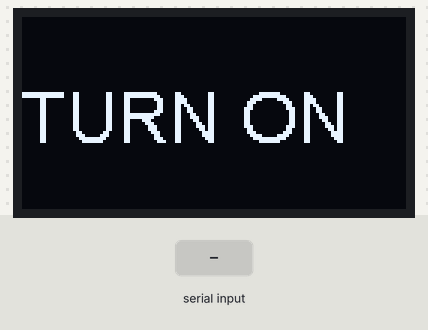
Recording of a sketch running on a simulated ESP8266 (NodeMCU). On the bench: 128×64 one-colour display. The test bench sets the inputs (shaded band). Storage starts empty; what the sketch prints to the serial monitor is not drawn.

Above: at 1.2 s.
1.3 s: "START" received over Serial
At 2.3 s:
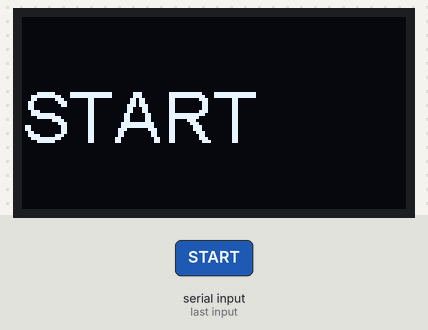
3.0 s: "SAVE" received over Serial
At 4.0 s:
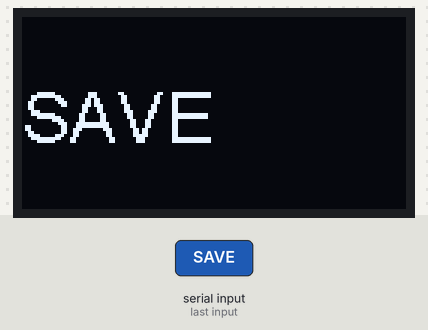
4.7 s: "ERASE_ALL" received over Serial
At 5.3 s:
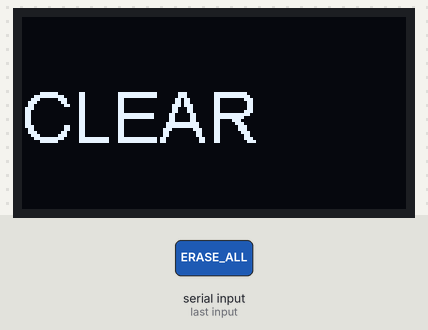
Timing chart, 0 to 7.7 s (numbered marks = the images above; inputs shaded):
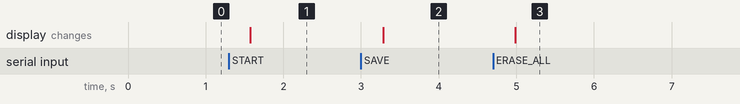

Measured:
- after the input at 1.3 s, the display: changes after 0.28 s (image 1)
- after the input at 3.0 s, the display: changes after 0.29 s (image 2)
- after the input at 4.7 s, the display: changes after 0.29 s (image 3)

The sketch:

wallet_flash.ino
```cpp
#include <SSD1306Wire.h>
#include "FS.h"


SSD1306Wire display(0x3c, 5, 4); // SDA - IO5 (D1), SCL - IO4 (D2)


void turn_on()
{
  display.clear();
  display.setFont(ArialMT_Plain_24);
  display.drawString(0, 20, "TURN ON");
  display.display();
}

void start_screen()
{
  display.clear();
  display.setFont(ArialMT_Plain_24);
  display.drawString(0, 20, "START");
  display.display();
}
void erase()
{
  display.clear();
  display.setFont(ArialMT_Plain_24);
  display.drawString(0, 20, "CLEAR");
  display.display();
}

void save_key()
{
  display.clear();
  display.setFont(ArialMT_Plain_24);
  display.drawString(0, 20, "SAVE");
  display.display();
}

void load_key()
{
  display.clear();
  display.setFont(ArialMT_Plain_24);
  display.drawString(0, 20, "LOAD");
  display.display();
}


int key = 0;
void setup() {
  Serial.begin(9600);
  Serial.setTimeout(250);
  display.init();
  display.flipScreenVertically();
  ///delay(2000);
  turn_on();
  if(!SPIFFS.begin()){
    Serial.println("An Error has occurred while mounting SPIFFS");
    return;
 }
  if(!SPIFFS.exists("/key.txt"))
  {
    File file= SPIFFS.open("/key.txt", "w");
    file.close();
    key = 1;
  }
}

int pin = 0;
void loop() {
  if(Serial.available())
  {
    delay(10);

    String data_input = Serial.readString();

    if(data_input.indexOf("START") > -1)
    {
      Serial.println("wallet_ok");
      start_screen();
    }


    if(data_input.indexOf("GET") > -1)
    {
        String String_file;
        File file= SPIFFS.open("/key.txt", "r");
        if(file.size() > 0)
        {
          while (file.available()) {
            String_file.concat((char)file.read());
          }
          file.close();

          Serial.println(String_file);
          load_key();
        }
        else
        {
          Serial.println("EMPTY");
      }

    }


    if((data_input.indexOf("SAVE") > -1))
    {
      data_input.remove(0,4);
      File file= SPIFFS.open("/key.txt", "w");
      file.print(data_input);
      file.close();
      Serial.println("wallet_ok");
      save_key();
    }

    if((data_input.indexOf("ERASE_ALL") > -1))
    {
      File file= SPIFFS.open("/key.txt", "w");
      file.close();
      Serial.println("wallet_ok");
      erase();
    }
  }
}
```
